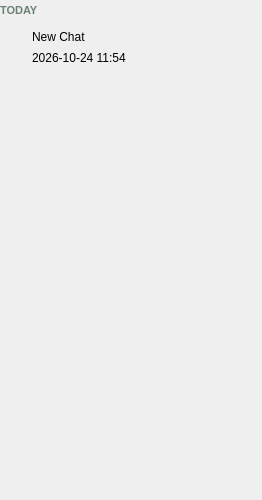
        <widget class="QWidget" name="chatHistoryContents">
         <property name="geometry">
          <rect>
           <x>0</x>
           <y>0</y>
           <width>262</width>
           <height>500</height>
          </rect>
         </property>
         <layout class="QVBoxLayout" name="chatHistoryLayout">
          <property name="spacing">
           <number>6</number>
          </property>
          <property name="leftMargin">
           <number>0</number>
          </property>
          <property name="topMargin">
           <number>4</number>
          </property>
          <property name="rightMargin">
           <number>0</number>
          </property>
          <property name="bottomMargin">
           <number>4</number>
          </property>
          <item>
           <widget class="QLabel" name="historyGroupToday">
            <property name="text">
             <string>TODAY</string>
            </property>
            <property name="styleSheet">
             <string>font-size: 11px; font-weight: 700; color: #6B8273;</string>
            </property>
           </widget>
          </item>
          <item>
           <widget class="QFrame" name="chatItemCurrent">
            <property name="active" stdset="0">
             <string notr="true">true</string>
            </property>
            <property name="role" stdset="0">
             <string notr="true">chatItem</string>
            </property>
            <property name="cursor">
             <cursorShape>PointingHandCursor</cursorShape>
            </property>
            <property name="minimumSize">
             <size>
              <width>0</width>
              <height>48</height>
             </size>
            </property>
            <property name="maximumSize">
             <size>
              <width>16777215</width>
              <height>48</height>
             </size>
            </property>
            <layout class="QHBoxLayout" name="chatItemCurrentLayout" stretch="0,1,0">
             <property name="spacing">
              <number>8</number>
             </property>
             <property name="leftMargin">
              <number>10</number>
             </property>
             <property name="topMargin">
              <number>4</number>
             </property>
             <property name="rightMargin">
              <number>8</number>
             </property>
             <property name="bottomMargin">
              <number>4</number>
             </property>
             <item>
              <widget class="QLabel" name="chatItemCurrentIcon">
               <property name="pixmap">
                <pixmap>icons/message-square__00FF85__14.svg</pixmap>
               </property>
               <property name="alignment">
                <set>Qt::AlignCenter</set>
               </property>
               <property name="minimumSize">
                <size>
                 <width>14</width>
                 <height>14</height>
                </size>
               </property>
               <property name="maximumSize">
                <size>
                 <width>14</width>
                 <height>14</height>
                </size>
               </property>
              </widget>
             </item>
             <item>
              <layout class="QVBoxLayout" name="chatItemCurrentTextColumn">
               <property name="spacing">
                <number>1</number>
               </property>
               <property name="leftMargin">
                <number>0</number>
               </property>
               <property name="topMargin">
                <number>0</number>
               </property>
               <property name="rightMargin">
                <number>0</number>
               </property>
               <property name="bottomMargin">
                <number>0</number>
               </property>
               <item>
                <widget class="QLabel" name="chatItemCurrentTitle">
                 <property name="text">
                  <string>New Chat</string>
                 </property>
                 <property name="role" stdset="0">
                  <string notr="true">chatItemTitle</string>
                 </property>
                </widget>
               </item>
               <item>
                <widget class="QLabel" name="chatItemCurrentDate">
                 <property name="text">
                  <string>2026-10-24 11:54</string>
                 </property>
                 <property name="role" stdset="0">
                  <string notr="true">caption</string>
                 </property>
                </widget>
               </item>
              </layout>
             </item>
             <item>
              <spacer name="chatItemCurrentSpacer">
               <property name="orientation">
                <enum>Qt::Horizontal</enum>
               </property>
               <property name="sizeHint" stdset="0">
                <size>
                 <width>40</width>
                 <height>20</height>
                </size>
               </property>
              </spacer>
             </item>
            </layout>
           </widget>
          </item>
          <item>
           <spacer name="historySpacer">
            <property name="orientation">
             <enum>Qt::Vertical</enum>
            </property>
            <property name="sizeHint" stdset="0">
             <size>
              <width>40</width>
              <height>20</height>
             </size>
            </property>
           </spacer>
          </item>
         </layout>
        </widget>
